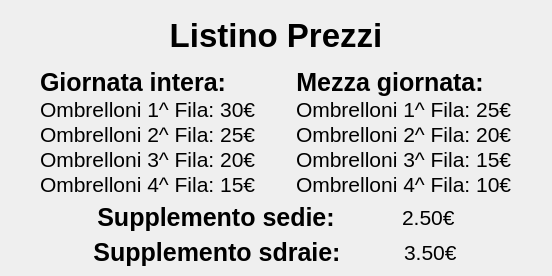
<?xml version="1.0" encoding="UTF-8"?>
<ui version="4.0">
 <class>MainWindow</class>
 <widget class="QMainWindow" name="MainWindow">
  <property name="geometry">
   <rect>
    <x>0</x>
    <y>0</y>
    <width>552</width>
    <height>276</height>
   </rect>
  </property>
  <property name="minimumSize">
   <size>
    <width>552</width>
    <height>276</height>
   </size>
  </property>
  <property name="maximumSize">
   <size>
    <width>552</width>
    <height>276</height>
   </size>
  </property>
  <property name="windowTitle">
   <string>Listino Prezzi</string>
  </property>
  <property name="windowIcon">
   <iconset>
    <normaloff>resources/logo/logo_small_icon_only_inverted.png</normaloff>resources/logo/logo_small_icon_only_inverted.png</iconset>
  </property>
  <widget class="QWidget" name="centralwidget">
   <layout class="QGridLayout" name="gridLayout">
    <item row="0" column="0">
     <widget class="QLabel" name="label">
      <property name="font">
       <font>
        <pointsize>25</pointsize>
        <weight>75</weight>
        <bold>true</bold>
       </font>
      </property>
      <property name="text">
       <string>Listino Prezzi</string>
      </property>
      <property name="alignment">
       <set>Qt::AlignCenter</set>
      </property>
     </widget>
    </item>
    <item row="1" column="0">
     <layout class="QVBoxLayout" name="verticalLayout_3">
      <item>
       <layout class="QHBoxLayout" name="horizontalLayout">
        <property name="spacing">
         <number>40</number>
        </property>
        <property name="leftMargin">
         <number>10</number>
        </property>
        <property name="topMargin">
         <number>0</number>
        </property>
        <property name="rightMargin">
         <number>10</number>
        </property>
        <item>
         <layout class="QVBoxLayout" name="verticalLayout">
          <property name="spacing">
           <number>0</number>
          </property>
          <item>
           <widget class="QLabel" name="label_6">
            <property name="sizePolicy">
             <sizepolicy hsizetype="Fixed" vsizetype="Fixed">
              <horstretch>0</horstretch>
              <verstretch>0</verstretch>
             </sizepolicy>
            </property>
            <property name="font">
             <font>
              <pointsize>19</pointsize>
              <weight>75</weight>
              <bold>true</bold>
             </font>
            </property>
            <property name="text">
             <string>Giornata intera:</string>
            </property>
            <property name="alignment">
             <set>Qt::AlignCenter</set>
            </property>
           </widget>
          </item>
          <item>
           <widget class="QLabel" name="label_2">
            <property name="sizePolicy">
             <sizepolicy hsizetype="Fixed" vsizetype="Fixed">
              <horstretch>0</horstretch>
              <verstretch>0</verstretch>
             </sizepolicy>
            </property>
            <property name="font">
             <font>
              <pointsize>16</pointsize>
              <weight>50</weight>
              <bold>false</bold>
             </font>
            </property>
            <property name="text">
             <string>Ombrelloni 1^ Fila: 30€</string>
            </property>
           </widget>
          </item>
          <item>
           <widget class="QLabel" name="label_3">
            <property name="sizePolicy">
             <sizepolicy hsizetype="Fixed" vsizetype="Fixed">
              <horstretch>0</horstretch>
              <verstretch>0</verstretch>
             </sizepolicy>
            </property>
            <property name="font">
             <font>
              <pointsize>16</pointsize>
              <weight>50</weight>
              <bold>false</bold>
             </font>
            </property>
            <property name="text">
             <string>Ombrelloni 2^ Fila: 25€</string>
            </property>
           </widget>
          </item>
          <item>
           <widget class="QLabel" name="label_4">
            <property name="sizePolicy">
             <sizepolicy hsizetype="Fixed" vsizetype="Fixed">
              <horstretch>0</horstretch>
              <verstretch>0</verstretch>
             </sizepolicy>
            </property>
            <property name="font">
             <font>
              <pointsize>16</pointsize>
              <weight>50</weight>
              <bold>false</bold>
             </font>
            </property>
            <property name="text">
             <string>Ombrelloni 3^ Fila: 20€</string>
            </property>
           </widget>
          </item>
          <item>
           <widget class="QLabel" name="label_5">
            <property name="sizePolicy">
             <sizepolicy hsizetype="Fixed" vsizetype="Fixed">
              <horstretch>0</horstretch>
              <verstretch>0</verstretch>
             </sizepolicy>
            </property>
            <property name="font">
             <font>
              <pointsize>16</pointsize>
              <weight>50</weight>
              <bold>false</bold>
             </font>
            </property>
            <property name="text">
             <string>Ombrelloni 4^ Fila: 15€</string>
            </property>
           </widget>
          </item>
         </layout>
        </item>
        <item>
         <layout class="QVBoxLayout" name="verticalLayout_2">
          <property name="spacing">
           <number>0</number>
          </property>
          <item>
           <widget class="QLabel" name="label_7">
            <property name="sizePolicy">
             <sizepolicy hsizetype="Fixed" vsizetype="Fixed">
              <horstretch>0</horstretch>
              <verstretch>0</verstretch>
             </sizepolicy>
            </property>
            <property name="font">
             <font>
              <pointsize>19</pointsize>
              <weight>75</weight>
              <bold>true</bold>
             </font>
            </property>
            <property name="text">
             <string>Mezza giornata:</string>
            </property>
            <property name="alignment">
             <set>Qt::AlignCenter</set>
            </property>
           </widget>
          </item>
          <item>
           <widget class="QLabel" name="label_8">
            <property name="sizePolicy">
             <sizepolicy hsizetype="Fixed" vsizetype="Fixed">
              <horstretch>0</horstretch>
              <verstretch>0</verstretch>
             </sizepolicy>
            </property>
            <property name="font">
             <font>
              <pointsize>16</pointsize>
              <weight>50</weight>
              <bold>false</bold>
             </font>
            </property>
            <property name="text">
             <string>Ombrelloni 1^ Fila: 25€</string>
            </property>
           </widget>
          </item>
          <item>
           <widget class="QLabel" name="label_9">
            <property name="sizePolicy">
             <sizepolicy hsizetype="Fixed" vsizetype="Fixed">
              <horstretch>0</horstretch>
              <verstretch>0</verstretch>
             </sizepolicy>
            </property>
            <property name="font">
             <font>
              <pointsize>16</pointsize>
              <weight>50</weight>
              <bold>false</bold>
             </font>
            </property>
            <property name="text">
             <string>Ombrelloni 2^ Fila: 20€</string>
            </property>
           </widget>
          </item>
          <item>
           <widget class="QLabel" name="label_10">
            <property name="sizePolicy">
             <sizepolicy hsizetype="Fixed" vsizetype="Fixed">
              <horstretch>0</horstretch>
              <verstretch>0</verstretch>
             </sizepolicy>
            </property>
            <property name="font">
             <font>
              <pointsize>16</pointsize>
              <weight>50</weight>
              <bold>false</bold>
             </font>
            </property>
            <property name="text">
             <string>Ombrelloni 3^ Fila: 15€</string>
            </property>
           </widget>
          </item>
          <item>
           <widget class="QLabel" name="label_11">
            <property name="sizePolicy">
             <sizepolicy hsizetype="Fixed" vsizetype="Fixed">
              <horstretch>0</horstretch>
              <verstretch>0</verstretch>
             </sizepolicy>
            </property>
            <property name="font">
             <font>
              <pointsize>16</pointsize>
              <weight>50</weight>
              <bold>false</bold>
             </font>
            </property>
            <property name="text">
             <string>Ombrelloni 4^ Fila: 10€</string>
            </property>
           </widget>
          </item>
         </layout>
        </item>
       </layout>
      </item>
      <item>
       <layout class="QHBoxLayout" name="horizontalLayout_2">
        <property name="spacing">
         <number>0</number>
        </property>
        <item>
         <widget class="QLabel" name="label_12">
          <property name="sizePolicy">
           <sizepolicy hsizetype="Fixed" vsizetype="Preferred">
            <horstretch>0</horstretch>
            <verstretch>0</verstretch>
           </sizepolicy>
          </property>
          <property name="font">
           <font>
            <pointsize>19</pointsize>
            <weight>75</weight>
            <bold>true</bold>
           </font>
          </property>
          <property name="text">
           <string>Supplemento sedie:</string>
          </property>
          <property name="alignment">
           <set>Qt::AlignCenter</set>
          </property>
         </widget>
        </item>
        <item>
         <widget class="QLabel" name="label_13">
          <property name="sizePolicy">
           <sizepolicy hsizetype="Fixed" vsizetype="Fixed">
            <horstretch>0</horstretch>
            <verstretch>0</verstretch>
           </sizepolicy>
          </property>
          <property name="font">
           <font>
            <pointsize>16</pointsize>
            <weight>50</weight>
            <bold>false</bold>
           </font>
          </property>
          <property name="text">
           <string>2.50€</string>
          </property>
         </widget>
        </item>
       </layout>
      </item>
      <item>
       <layout class="QHBoxLayout" name="horizontalLayout_3">
        <property name="spacing">
         <number>0</number>
        </property>
        <item>
         <widget class="QLabel" name="label_14">
          <property name="sizePolicy">
           <sizepolicy hsizetype="Fixed" vsizetype="Fixed">
            <horstretch>0</horstretch>
            <verstretch>0</verstretch>
           </sizepolicy>
          </property>
          <property name="font">
           <font>
            <pointsize>19</pointsize>
            <weight>75</weight>
            <bold>true</bold>
           </font>
          </property>
          <property name="text">
           <string>Supplemento sdraie:</string>
          </property>
          <property name="alignment">
           <set>Qt::AlignCenter</set>
          </property>
         </widget>
        </item>
        <item>
         <widget class="QLabel" name="label_15">
          <property name="sizePolicy">
           <sizepolicy hsizetype="Fixed" vsizetype="Fixed">
            <horstretch>0</horstretch>
            <verstretch>0</verstretch>
           </sizepolicy>
          </property>
          <property name="font">
           <font>
            <pointsize>16</pointsize>
            <weight>50</weight>
            <bold>false</bold>
           </font>
          </property>
          <property name="text">
           <string>3.50€</string>
          </property>
         </widget>
        </item>
       </layout>
      </item>
     </layout>
    </item>
   </layout>
  </widget>
 </widget>
 <resources/>
 <connections/>
</ui>
